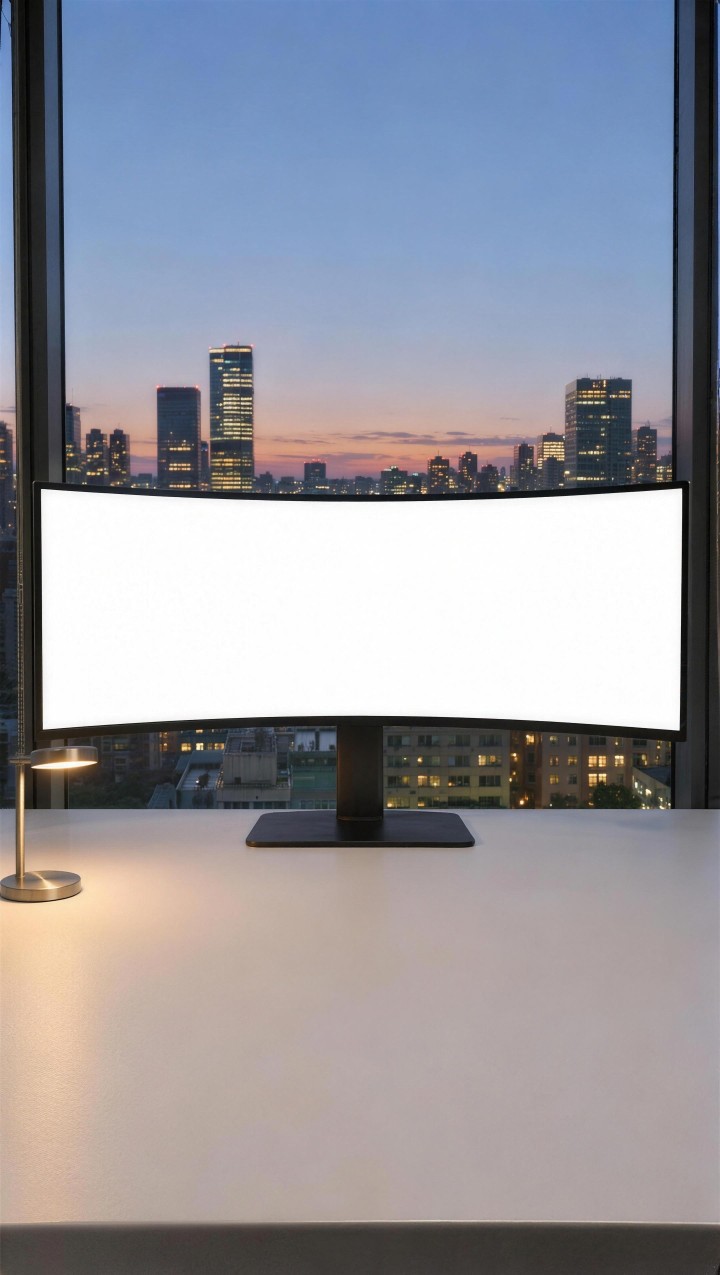
#> input picture scripts/macbook/ultrawide-city.jpg, 2160 x 3824 px (shown at 1/3 size)
$ python fit_plate.py ultrawide-city.jpg blue-hour.jpg
#> lines starting #> are read from the running program, lines starting #| are printed output that depends on the picture; after the words box and inside, x2 and y2 are one past the last pixel; in counts of white or black regions, pixels touching at a corner belong together
"""Fit a plate's screen from its flat-white panel and print the plates.json entry.

    python3 scripts/macbook/fit_plate.py new-room.jpg "Description"

Finds the brightest near-white region, traces its top and bottom edge in every
column, and records the four corners. When the edges bow (a curved monitor)
it adds top_mid / bottom_mid, which composite.py uses to bend the site.
"""

import json
import sys
from pathlib import Path

import numpy as np
from PIL import Image


def fit(path, threshold=232):
#> called with threshold = 232
    img = np.asarray(Image.open(path).convert("RGB")).astype(np.int16)
    white = (img.min(axis=2) >= threshold) & (np.ptp(img, axis=2) < 18)
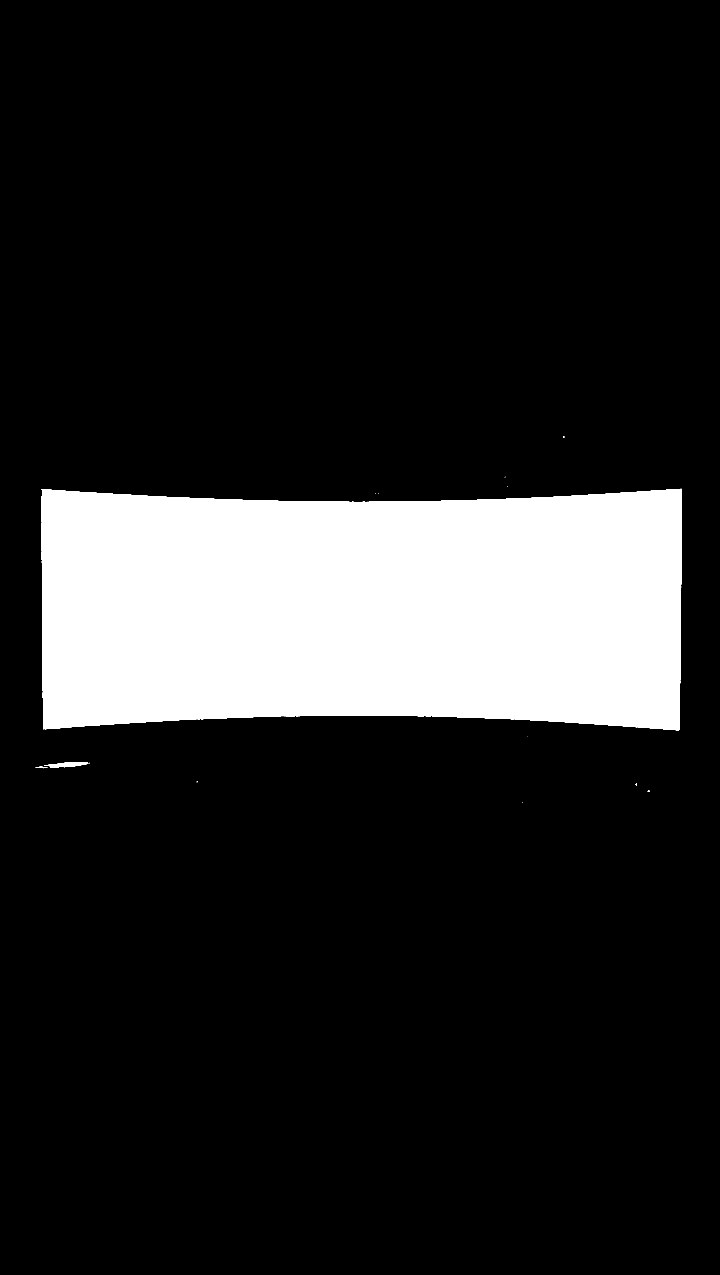
#> white: shape (3824, 2160) bool (shown at 1/3 size); 15.6% white; 17 white regions (12 under 20 px), largest, box (x1, y1, x2, y2) and area: (124, 1466, 2046, 2191) 1283307, (132, 2286, 265, 2304) 1223, (106, 2300, 143, 2305) 85, (1943, 2371, 1950, 2376) 24, (1907, 2351, 1911, 2358) 20
    cols = np.where(white.sum(axis=0) > white.shape[0] * 0.05)[0]
#> cols = 1920 values from 125 to 2044
    if not len(cols):
        raise SystemExit("No flat white screen found: is the screen pure white?")
    # The longest run of screen columns (ignores stray bright pixels elsewhere).
    runs = np.split(cols, np.where(np.diff(cols) > 3)[0] + 1)
#> runs = 1 item
    cols = max(runs, key=len)
    x0, x1 = int(cols[0]), int(cols[-1])
#> x0 = 125; x1 = 2044

    def edges(x):
        # The longest white run in this column: the screen, not a lamp or a mug.
        ys = np.where(white[:, x])[0]
        runs = np.split(ys, np.where(np.diff(ys) > 2)[0] + 1)
        run = max(runs, key=len)
        return float(run[0]), float(run[-1] + 1)

    # Trace both edges across the middle 80% (rounded corners and the
    # anti-aliased sides would bend the fit) and extend the fit to the sides.
    width = x1 + 1 - x0
#> width = 1920
    xs = np.arange(x0 + int(width * 0.1), x0 + int(width * 0.9), max(1, width // 120))
#> xs = 96 values from 317 to 1837
    tops, bots = np.array([edges(int(x)) for x in xs]).T
#> in edges, `ys = np.where(white[:, x])[0]`: ys = 694 values from 1480 to 2173
#> in edges, `runs = np.split(ys, np.where(np.diff(ys) > 2)[0] + 1)`: runs = 1 item
#> in edges, `run = max(runs, key=len)`: run = 694 values from 1480 to 2173
#> tops = 96 values, max 1506 at index 46, min 1480 at index 0, mean 1496.6; bots = 96 values, max 2176 at index 95, min 2147 at index 40, mean 2156.6
    ft, fb = np.polyfit(xs, tops, 2), np.polyfit(xs, bots, 2)
#> ft = [-4.39e-05, 0.0946, 1454.3]; fb = [4.94e-05, -0.105, 2202.9]
    lin_t, lin_b = np.polyfit(xs, tops, 1), np.polyfit(xs, bots, 1)
#> lin_t = [5.64e-05, 1496.5]; lin_b = [0.00121, 2155.3]
    L, R, M = float(x0), float(x1 + 1), (x0 + x1 + 1) / 2
#> L = 125; R = 2045; M = 1085
    height = float(np.polyval(lin_b, M) - np.polyval(lin_t, M))
#> height = 660.1
    curved = max(np.max(np.abs(np.polyval(ft, xs) - np.polyval(lin_t, xs))),
                 np.max(np.abs(np.polyval(fb, xs) - np.polyval(lin_b, xs)))) > height * 0.006
#> curved = True
    top, bot = (ft, fb) if curved else (lin_t, lin_b)
#> top = [-4.39e-05, 0.0946, 1454.3]; bot = [4.94e-05, -0.105, 2202.9]
    y = lambda f, x: round(float(np.polyval(f, x)), 1)
    screen = {"tl": [L, y(top, L)], "tr": [R, y(top, R)], "br": [R, y(bot, R)], "bl": [L, y(bot, L)]}
#> screen = {'tl': [125, 1465.4], 'tr': [2045, 1464.2], 'br': [2045, 2194.3], 'bl': [125, 2190.5]}
    if curved:
        screen["top_mid"] = [M, y(top, M)]
        screen["bottom_mid"] = [M, y(bot, M)]
        gx = np.linspace(L, R, 65)
#> gx = 65 values from 125 to 2045
        width = float(np.sum(np.hypot(np.diff(gx), np.diff(np.polyval(top, gx)))))
#> width = 1922.3
        # The middle of a curved panel is further away and looks shorter than
        # the sides: average the two so the site isn't squashed or stretched.
        side = float((np.polyval(bot, L) - np.polyval(top, L) + np.polyval(bot, R) - np.polyval(top, R)) / 2)
#> side = 727.6
        height = (height + side) / 2
#> height = 693.9
    return screen, round(width / height, 4)


if __name__ == "__main__":
    path = Path(sys.argv[1])
    screen, aspect = fit(path)
#> screen = {'tl': [125, 1465.4], 'tr': [2045, 1464.2], 'br': [2045, 2194.3], 'bl': [125, 2190.5], 'top_mid': [1085, 1505.2], 'bottom_mid': [1085, 2146.9]}; aspect = 2.77
    size = list(Image.open(path).size)
#> size = [2160, 3824]
    print(json.dumps({"id": path.stem, "file": path.name, "description": sys.argv[2] if len(sys.argv) > 2 else "",
                      "size": size, "screen": screen, "screen_aspect": aspect}, indent=1))
#> (printed output is left out)

$ run again, on scripts/macbook/city-night.jpg
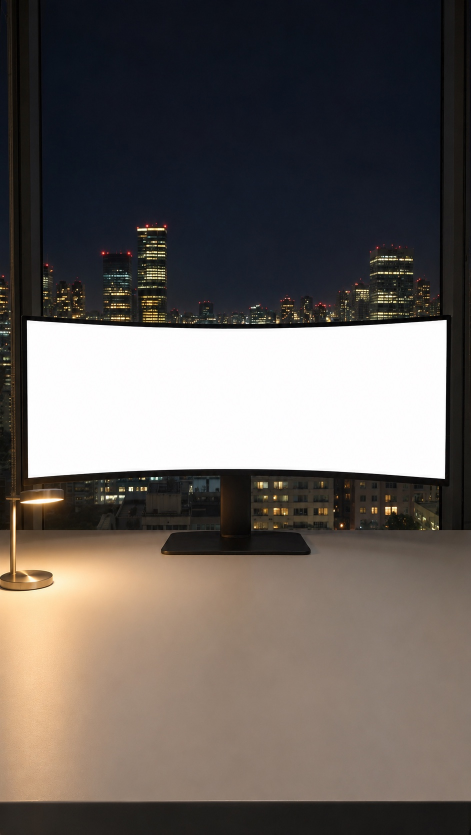
#> input picture scripts/macbook/city-night.jpg, 942 x 1669 px (shown at 1/2 size)
#> in fit, `white = (img.min(axis=2) >= threshold) & (np.ptp(img, axis=2) < 18)`:
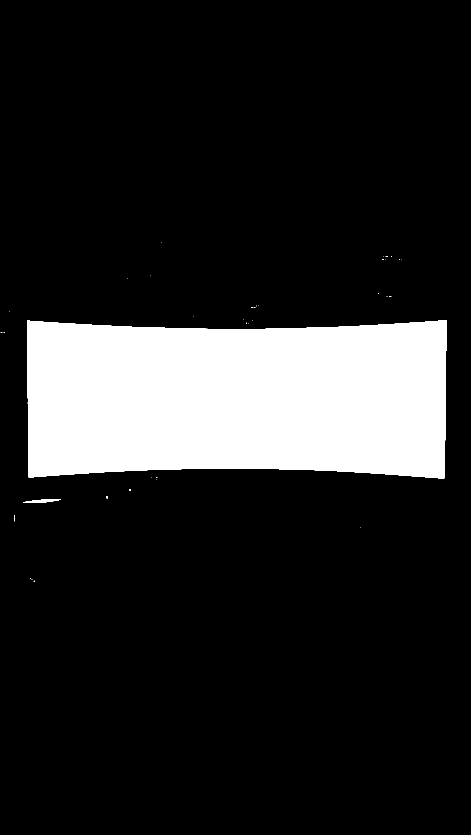
#> white: shape (1669, 942) bool (shown at 1/2 size); 15.6% white; 37 white regions (34 under 20 px), largest, box (x1, y1, x2, y2) and area: (54, 640, 893, 957) 244137, (46, 998, 122, 1006) 313, (28, 1031, 30, 1043) 22
#> cols = 837 values from 55 to 891
#> in fit, `runs = np.split(cols, np.where(np.diff(cols) > 3)[0] + 1)`: runs = 1 item
#> x0 = 55; x1 = 891
#> in fit, `width = x1 + 1 - x0`: width = 837
#> ys = 302 values from 647 to 948
#> in edges, `runs = np.split(ys, np.where(np.diff(ys) > 2)[0] + 1)`: runs = 1 item
#> run = 302 values from 647 to 948
#> tops = 112 values, max 658 at index 46, min 646 at index 111, mean 654; bots = 112 values, max 951 at index 110, min 937 at index 48, mean 941.7
#> ft = [-0.000102, 0.0962, 635.2]; fb = [0.000116, -0.106, 961.7]
#> lin_t = [-0.000293, 654.1]; lin_b = [0.00268, 940.5]
#> L = 55; R = 892; M = 473.5
#> in fit, `height = float(np.polyval(lin_b, M) - np.polyval(lin_t, M))`: height = 287.8
#> curved = True
#> top = [-0.000102, 0.0962, 635.2]; bot = [0.000116, -0.106, 961.7]
#> in fit, `screen = {"tl": [L, y(top, L)], "tr": [R, y(top, R)], "br": [R, y(bot,..`: screen = {'tl': [55, 640.2], 'tr': [892, 639.6], 'br': [892, 959], 'bl': [55, 956.3]}
#> in fit, `width = float(np.sum(np.hypot(np.diff(gx), np.diff(np.polyval(top, gx)..`: width = 838
#> side = 317.7
#> in fit, `height = (height + side) / 2`: height = 302.7
#> `screen, aspect = fit(path)`: screen = {'tl': [55, 640.2], 'tr': [892, 639.6], 'br': [892, 959], 'bl': [55, 956.3], 'top_mid': [473.5, 657.8], 'bottom_mid': [473.5, 937.4]}; aspect = 2.77
#> size = [942, 1669]
#> (printed output is left out)

$ run again, on scripts/macbook/city-rain.jpg
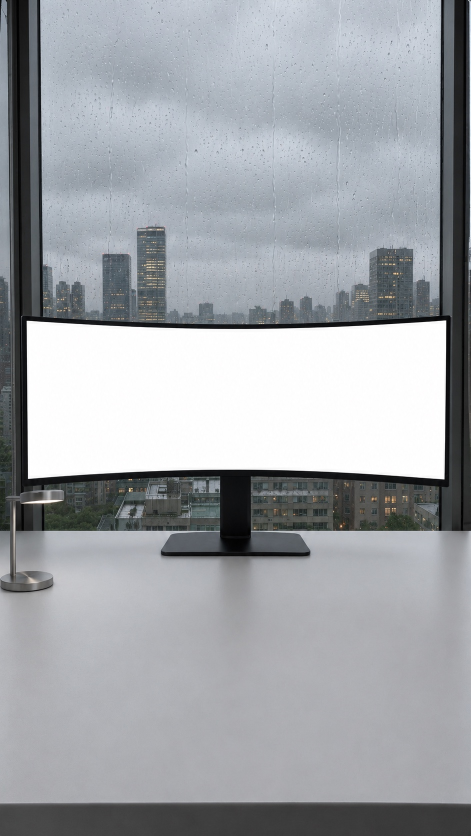
#> input picture scripts/macbook/city-rain.jpg, 941 x 1672 px (shown at 1/2 size)
#> in fit, `white = (img.min(axis=2) >= threshold) & (np.ptp(img, axis=2) < 18)`:
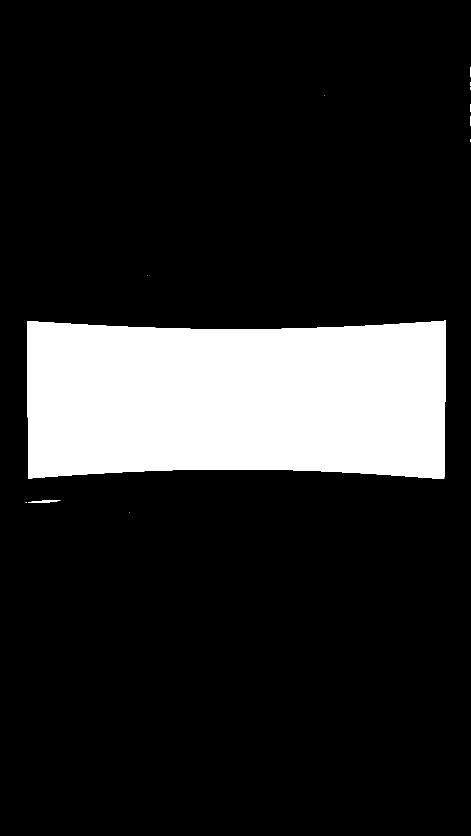
#> white: shape (1672, 941) bool (shown at 1/2 size); 15.6% white; 14 white regions (12 under 20 px), largest, box (x1, y1, x2, y2) and area: (54, 641, 892, 958) 244760, (56, 1000, 121, 1006) 205
#> cols = 837 values from 54 to 890
#> in fit, `runs = np.split(cols, np.where(np.diff(cols) > 3)[0] + 1)`: runs = 1 item
#> x0 = 54; x1 = 890
#> in fit, `width = x1 + 1 - x0`: width = 837
#> ys = 304 values from 647 to 950
#> in edges, `runs = np.split(ys, np.where(np.diff(ys) > 2)[0] + 1)`: runs = 1 item
#> run = 304 values from 647 to 950
#> tops = 112 values, max 659 at index 59, min 647 at index 0, mean 654.4; bots = 112 values, max 952 at index 110, min 939 at index 41, mean 943.2
#> ft = [-0.0001, 0.0945, 636]; fb = [0.000117, -0.108, 963.9]
#> lin_t = [0.000137, 654.4]; lin_b = [0.00143, 942.5]
#> L = 54; R = 891; M = 472.5
#> in fit, `height = float(np.polyval(lin_b, M) - np.polyval(lin_t, M))`: height = 288.8
#> curved = True
#> top = [-0.0001, 0.0945, 636]; bot = [0.000117, -0.108, 963.9]
#> in fit, `screen = {"tl": [L, y(top, L)], "tr": [R, y(top, R)], "br": [R, y(bot,..`: screen = {'tl': [54, 640.8], 'tr': [891, 640.5], 'br': [891, 960.1], 'bl': [54, 958.4]}
#> in fit, `width = float(np.sum(np.hypot(np.diff(gx), np.diff(np.polyval(top, gx)..`: width = 838
#> side = 318.6
#> in fit, `height = (height + side) / 2`: height = 303.7
#> `screen, aspect = fit(path)`: screen = {'tl': [54, 640.8], 'tr': [891, 640.5], 'br': [891, 960.1], 'bl': [54, 958.4], 'top_mid': [472.5, 658.2], 'bottom_mid': [472.5, 938.8]}; aspect = 2.76
#> size = [941, 1672]
#> (printed output is left out)
